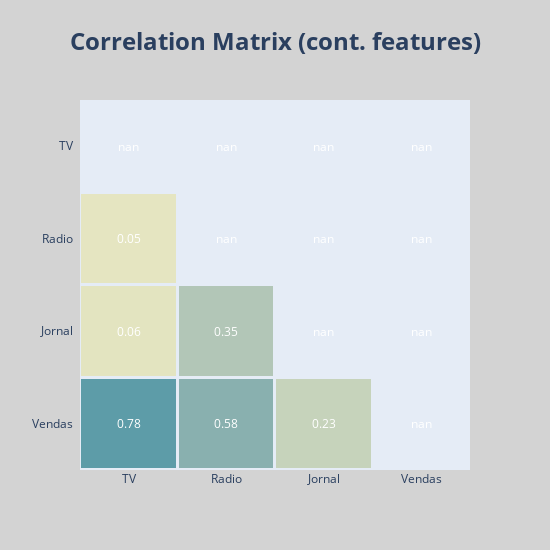

The notebook cell this image was saved under:
### Code cell
import numpy as np
import plotly.figure_factory as ff

corr = df.corr()

mask = np.triu(np.ones_like(corr, dtype=np.bool))

corr = corr.mask(mask)
fig = ff.create_annotated_heatmap(
    z=corr.to_numpy().round(2),
    x=list(corr.index.values),
    y=list(corr.columns.values),       
    xgap=3, ygap=3,
    zmin=-1, zmax=1,
    colorscale='earth',
    colorbar_thickness=30,
    colorbar_ticklen=3,
)
fig.update_layout(title_text='<b>Correlation Matrix (cont. features)<b>',
                  title_x=0.5,
                  titlefont={'size': 24},
                  width=550, height=550,
                  xaxis_showgrid=False,
                  xaxis={'side': 'bottom'},
                  yaxis_showgrid=False,
                  yaxis_autorange='reversed',                   
                  paper_bgcolor='lightgray',
                  )
fig.show()

### Figure 1 — Plotly figure (JSON) as saved in the notebook; plotly's stock layout.template omitted (floating-point values rounded to 4 significant figures)
{"data": [{"colorbar": {"thickness": 30, "ticklen": 3}, "colorscale": [[0, "rgb(161, 105, 40)"], [0.1667, "rgb(189, 146, 90)"], [0.3333, "rgb(214, 189, 141)"], [0.5, "rgb(237, 234, 194)"], [0.6667, "rgb(181, 200, 184)"], [0.8333, "rgb(121, 167, 172)"], [1, "rgb(40, 135, 161)"]], "reversescale": false, "showscale": false, "type": "heatmap", "x": ["TV", "Radio", "Jornal", "Vendas"], "xgap": 3, "y": ["TV", "Radio", "Jornal", "Vendas"], "ygap": 3, "z": [[null, null, null, null], [0.05, null, null, null], [0.06, 0.35, null, null], [0.78, 0.58, 0.23, null]], "zmax": 1, "zmin": -1}], "layout": {"annotations": [{"font": {"color": "#FFFFFF"}, "showarrow": false, "text": "nan", "x": "TV", "xref": "x", "y": "TV", "yref": "y"}, {"font": {"color": "#FFFFFF"}, "showarrow": false, "text": "nan", "x": "Radio", "xref": "x", "y": "TV", "yref": "y"}, {"font": {"color": "#FFFFFF"}, "showarrow": false, "text": "nan", "x": "Jornal", "xref": "x", "y": "TV", "yref": "y"}, {"font": {"color": "#FFFFFF"}, "showarrow": false, "text": "nan", "x": "Vendas", "xref": "x", "y": "TV", "yref": "y"}, {"font": {"color": "#FFFFFF"}, "showarrow": false, "text": "0.05", "x": "TV", "xref": "x", "y": "Radio", "yref": "y"}, {"font": {"color": "#FFFFFF"}, "showarrow": false, "text": "nan", "x": "Radio", "xref": "x", "y": "Radio", "yref": "y"}, {"font": {"color": "#FFFFFF"}, "showarrow": false, "text": "nan", "x": "Jornal", "xref": "x", "y": "Radio", "yref": "y"}, {"font": {"color": "#FFFFFF"}, "showarrow": false, "text": "nan", "x": "Vendas", "xref": "x", "y": "Radio", "yref": "y"}, {"font": {"color": "#FFFFFF"}, "showarrow": false, "text": "0.06", "x": "TV", "xref": "x", "y": "Jornal", "yref": "y"}, {"font": {"color": "#FFFFFF"}, "showarrow": false, "text": "0.35", "x": "Radio", "xref": "x", "y": "Jornal", "yref": "y"}, {"font": {"color": "#FFFFFF"}, "showarrow": false, "text": "nan", "x": "Jornal", "xref": "x", "y": "Jornal", "yref": "y"}, {"font": {"color": "#FFFFFF"}, "showarrow": false, "text": "nan", "x": "Vendas", "xref": "x", "y": "Jornal", "yref": "y"}, {"font": {"color": "#FFFFFF"}, "showarrow": false, "text": "0.78", "x": "TV", "xref": "x", "y": "Vendas", "yref": "y"}, {"font": {"color": "#FFFFFF"}, "showarrow": false, "text": "0.58", "x": "Radio", "xref": "x", "y": "Vendas", "yref": "y"}, {"font": {"color": "#FFFFFF"}, "showarrow": false, "text": "0.23", "x": "Jornal", "xref": "x", "y": "Vendas", "yref": "y"}, {"font": {"color": "#FFFFFF"}, "showarrow": false, "text": "nan", "x": "Vendas", "xref": "x", "y": "Vendas", "yref": "y"}], "height": 550, "paper_bgcolor": "lightgray", "title": {"font": {"size": 24}, "text": "<b>Correlation Matrix (cont. features)<b>", "x": 0.5}, "width": 550, "xaxis": {"dtick": 1, "gridcolor": "rgb(0, 0, 0)", "showgrid": false, "side": "bottom", "ticks": ""}, "yaxis": {"autorange": "reversed", "dtick": 1, "showgrid": false, "ticks": "", "ticksuffix": "  "}}}
